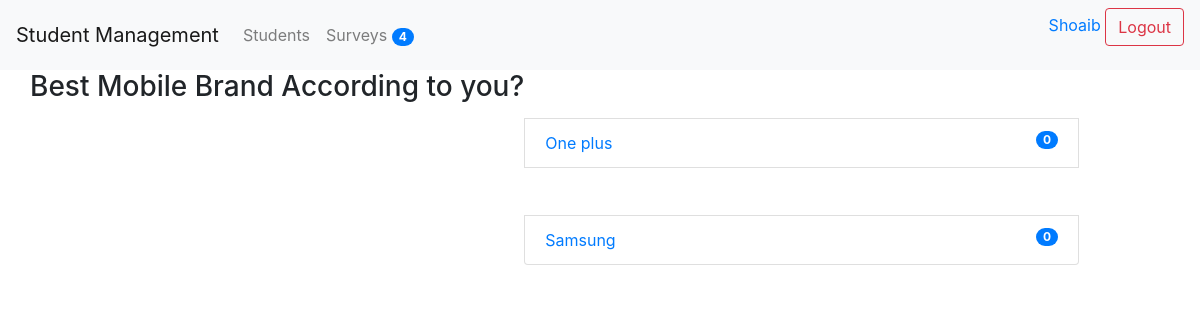
The page /survey/4/details/ (signed in) on the database its author committed.
### survey/models.py (models this page shows, shortened)
class Question(models.Model):
	title = models.TextField(null=True, blank=True)
	status = models.CharField(default='inactive',max_length=10)
	created_by = models.ForeignKey(User,null=True, blank=True, on_delete=models.CASCADE)
	start_date = models.DateTimeField(null=True, blank=True)
	end_date = models.DateTimeField(null=True, blank=True)
	created_at = models.DateTimeField(auto_now_add=True)
	updated_at = models.DateTimeField(auto_now=True)
	@property
	def choices(self):
		return self.choice_set.all()

class Choice(models.Model):
	question = models.ForeignKey('survey.Question', on_delete=models.CASCADE)
	text = models.TextField(null=True, blank=True)
	created_at = models.DateTimeField(auto_now_add=True)
	updated_at = models.DateTimeField(auto_now=True)
	@property
	def votes(self):
		return self.answer_set.count()

### survey/views.py (the view)
# urls.py: path('<int:id>/details/',student_details,name='student_details'),
@login_required(login_url='/login/')
def details(request,id=None):
	context = {}
	try:
		question = Question.objects.get(id=id)
	except:
		raise Http404
	context['question'] = question
	return render(request,"survey/details.html",context)

### survey/context_processors.py (called while the page is built)
def survey_count(request):
	count = Question.objects.count()
	return {"survey_count": count}

### survey/templatetags/survey_extra.py (called while the page is built)
def upper(value, n):
	return value.upper()[0:n]

### student_management/templates/survey/details.html
{% extends 'base.html' %}
{% block content %}
    <p>
        <h3>{{question.title}}</h3>
    </p>
    <div class="list-group col-md-6">
    {% for choice in question.choices %}
		<br>
		<br>
        <a class="list-group-item" href="{% url 'vote_survey' question.id %}">
            <span class="badge badge-pill badge-primary float-right">{{choice.votes}}</span>
            {{choice.text}}
        </a>
        {% empty %}
        <div class="list-group-item">There is no chice available for this question.</div>
        {% endfor %}
    </div>
    <br>
{% endblock content %}

### student_management/templates/header.html (shortened to what this page needs)
{% load survey_extra %}
<nav class="navbar navbar-expand-lg navbar-light bg-light">
  <a class="navbar-brand" href="/">Student Management</a>
  <div class="collapse navbar-collapse" id="navbarSupportedContent">
    <ul class="navbar-nav">
      <li class="nav-item">
        <a class="nav-link" href="{% url 'student_list' %}">{{ 'students'| capfirst }}</a>
      </li>
      <li class="nav-item">
        <a class="nav-link" href="/survey/">{{ 'surveys'| capfirst }} <span class='badge badge-primary badge-pill'>{{ survey_count }}</span></a>
      </li>
  </div>
  <div class='text-right'>
    <form method="POST" action="/logout/">
        <a href="{% url 'my_profile' %}">
          <span>{{ request.user.username | capfirst }}</span>
        </a>
        {% if request.user.username %}
          <input type="submit" class='btn btn-outline-danger' value="Logout">
        {% else %}
          <button class='btn btn-outline-success'><a href='/login/' type='button'>Login</a></button>
          <button class='btn btn-outline-primary'><a href='/register/' type='button'>Signup</a></button>
        {% endif %}
    </form>
  </div>
</nav>

### rows shown on the page
Question: title "Best Mobile Brand According to you?"
Choice: votes "0", text "One plus"
Choice: votes "0", text "Samsung"

### other values the page prints
{{ 'students'| capfirst }} "Students"
{{ 'surveys'| capfirst }} "Surveys"
{{ survey_count }} "4"
{{ request.user.username | capfirst }} "Shoaib"
